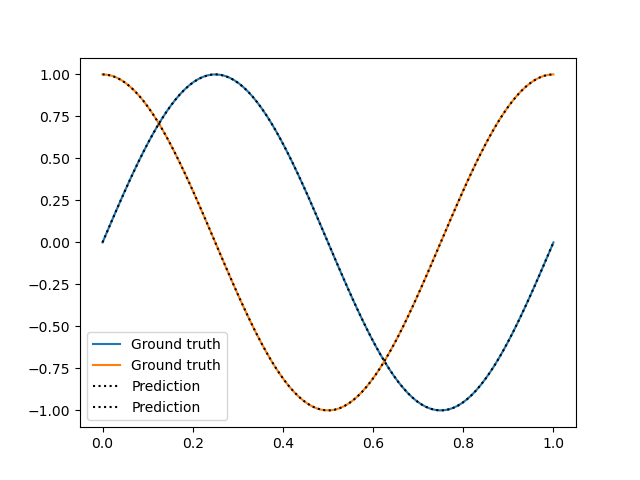

The script that drew this image:
from localreg import RBFnet
import numpy as np
import matplotlib.pyplot as plt

x = np.linspace(0,1,100)
y = np.zeros((len(x), 2))
y[:,0] = np.sin(2*np.pi*x)
y[:,1] = np.cos(2*np.pi*x)

net = RBFnet()
net.train(x, y)
yhat = net.predict(x)

plt.plot(x, y[:,0], 'C0', label='Ground truth')
plt.plot(x, y[:,1], 'C1', label='Ground truth')
plt.plot(x, yhat[:,0], ':k', label='Prediction')
plt.plot(x, yhat[:,1], ':k', label='Prediction')
plt.legend()
plt.show()
